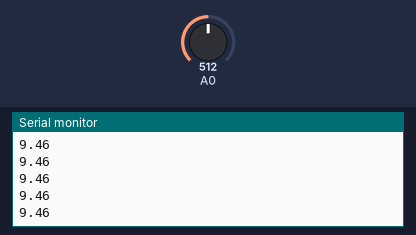
This sketch was run on a simulated Arduino Uno, built with avr-gcc and run on an emulated ATmega328P. On the bench: the last lines printed to the serial monitor. The test bench sets the inputs (shaded band); at power-on: A0 = 512.

Above: at 1.2 s.
1.3 s: A0 set to 0
At 1.34 s:
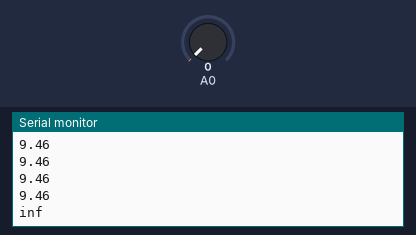
3.2 s: A0 set to 122
At 3.2 s:
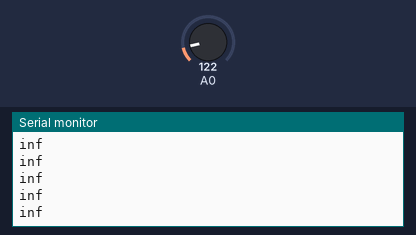

Measured:
- after the input at 1.3 s, the serial monitor: prints a new line at once (image 1)

The sketch:

ultrasonic_wave.ino
```cpp
void setup() {
  // put your setup code here, to run once:
Serial.begin(9600);
}

void loop() {
  // put your main code here, to run repeatedly:
int sensor=analogRead(A0);
float distance=12343.85*pow(sensor,-1.15);
Serial.println(distance);
delay(50);
}
```
